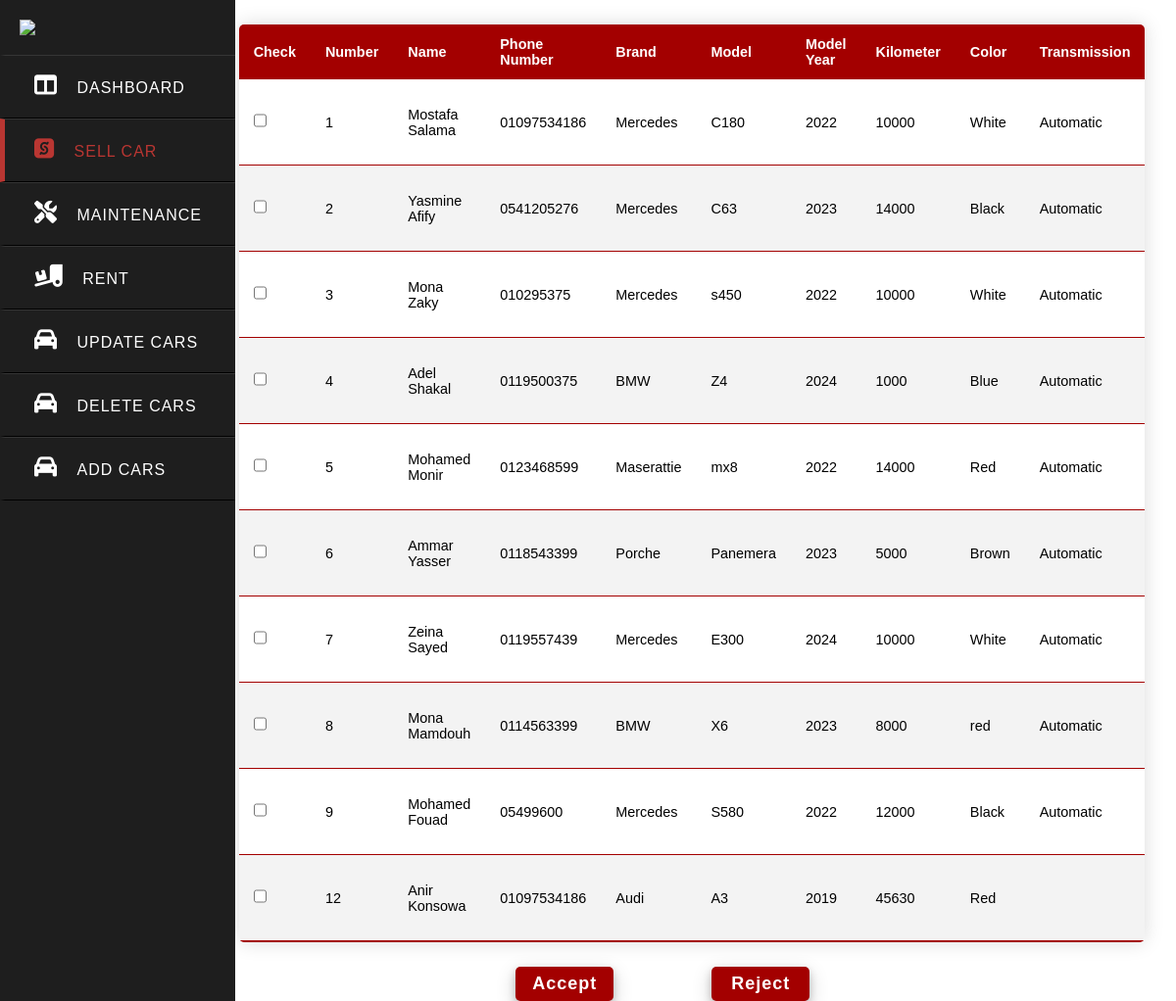
The page /AdminSellCar.php on the database its author committed.
### tables this page shows
CREATE TABLE `sellcar` (
  `sell_ID` int(11) NOT NULL,
  `carBrand` varchar(100) NOT NULL,
  `carModel` varchar(100) NOT NULL,
  `modelYear` varchar(100) NOT NULL,
  `kilometer` varchar(100) NOT NULL,
  `color` varchar(100) NOT NULL,
  `transmission` varchar(100) NOT NULL,
  `customerID` int(100) NOT NULL
);

CREATE TABLE `customer` (
  `customerID` int(11) NOT NULL,
  `phoneNumber` varchar(100) DEFAULT NULL,
  `Email` varchar(100) NOT NULL,
  `FullName` varchar(100) NOT NULL
);

### AdminSellCar.php (the view, shortened to what this page needs)
<!DOCTYPE html>
<head>
    <link rel="stylesheet" href="benz.css">
    <link rel="stylesheet" href="https://cdnjs.cloudflare.com/ajax/libs/font-awesome/6.5.2/css/all.min.css">
</head>
    <body>
        <div class="adminContainerAG">
        <div class="sidebarAG">
           <img class="nav-adminLogoAG" src="images/Macqueen Wheels.png">
            <a href="AdminHome.php">
              <i class="fa-solid fa-table-columns"></i>
              <span>Dashboard</span>
            </a>
            <a href="AdminSellCar.php" class="active">
              <i class="fa-brands fa-sellcast"></i>
              <span>Sell Car</span>
            </a>
            <a href="AdminMaintenance.php">
              <i class="fa-solid fa-screwdriver-wrench"></i>
              <span>Maintenance</span>
            </a>
            <a href="AdminRent.php">
              <i class="fa-solid fa-truck-ramp-box"></i>
              <span>Rent</span>
            </a>
            <a href="UpdateCar.php">
            <i class="fa-solid fa-car"></i>
              <span> Update Cars</span>
            </a>
            <a href="DeleteCar.php">
            <i class="fa-solid fa-car"></i>
              <span>Delete Cars</span>
            </a>
            <a href="AddCar.php">
            <i class="fa-solid fa-car"></i>
              <span>Add Cars</span>
            </a>
          </div>
          <form method="post">
        <div class="tableContainerAG">
        <?php
            include("connection.php");
            $sql = "SELECT s.sell_ID, c.FullName, c.phoneNumber, s.carBrand, s.carModel, s.modelYear, s.kilometer, s.color, s.transmission FROM customer c
                    INNER JOIN sellcar s ON c.customerID = s.customerID";
            $result = mysqli_query($conn, $sql);
            if (!$result) {
                echo "<script>alert('Error retrieving data: " . mysqli_error($conn) . "')</script>";
            } else {
                echo "<table class='content-tableAG'>";
                echo "<thead>
                          <tr>
                          <th>Check</th>
                          <th>Number</th>
                          <th>Name</th>
                          <th>Phone Number</th>
                          <th>Brand</th>
                          <th>Model</th>
                          <th>Model Year</th>
                          <th>Kilometer</th>
                          <th>Color</th>
                          <th>Transmission</th>
                          </tr>
                        </thead>
                        <tbody>";
                        while ($row = mysqli_fetch_assoc($result)) {
                          echo "<tr>";
                          echo "<td><input type='checkbox' class='rowCheckbox' name='selectedRows[]' value='" . $row['sell_ID'] . "'></td>";
                          echo "<td>" . $row['sell_ID'] . "</td>";
                          echo "<td>" . $row['FullName'] . "</td>";
                          echo "<td>" . $row['phoneNumber'] . "</td>";
                          echo "<td>" . $row['carBrand'] . "</td>";
                          echo "<td>" . $row['carModel'] . "</td>";
                          echo "<td>" . $row['modelYear'] . "</td>";
                          echo "<td>" . $row['kilometer'] . "</td>";
                          echo "<td>" . $row['color'] . "</td>";
                          echo "<td>" . $row['transmission'] . "</td>";
                          echo "</tr>";
                      }
                echo "</tbody></table>";
            }
            ?>
        <div class="actionButtonsAG">
            <button id="adminAccept-buttonAG" onclick="acceptSelectedRows()">Accept</button>
            <button type="submit" name="reject" id="adminReject-buttonAG"">Reject</button>
          </div>
        </div>
        </div>
    </body>
</html>

### benz.css (style rules this page uses)
* { margin: 0%; padding: 0%; box-sizing: border-box; font-family: Arial, Helvetica, sans-serif; }
form input { height: 60px; outline: none; border: none; padding: 0 15px; font-size: 16px; font-weight: 400; color: #333; border-radius: 8px; background: #fff; }
.adminContainerAG { display: flex; flex-direction: row; align-content: center; justify-content: center; }
.tableContainerAG { margin-left: 15%; }
.sidebarAG { position: fixed; display: flex; flex-direction: column; align-items: center; width: 240px; max-width: 100%; left: 0; height: 100%; background: #1e1e1e; }
.sidebarAG a { display: block; height: 65px; width: 100%; color: white; line-height: 65px; padding-left: 30px; box-sizing: border-box; border-bottom: 1px solid black; border-top: 1px solid rgba(255,255,255,.1); border-left: 5px solid transparent; transition: all .5s ease; text-decoration: none; }
a.active,a:hover { border-left: 5px solid #b93632; color: #b93632; }
.sidebarAG a i { font-size: 23px; margin-right: 16px; }
.sidebarAG a span { letter-spacing: 1px; text-transform: uppercase; }
.nav-adminLogoAG { width: 200px; margin: 20px; }
.content-tableAG { border-collapse: collapse; margin: 25px 0; font-size: 0.9em; min-width: 400px; border-radius: 5px; overflow: hidden; box-shadow: 0 0 20px rgba(0, 0, 0, 0.15); }
.content-tableAG thead tr { background-color: #a30000; color: #ffffff; text-align: left; font-weight: bold; }
.content-tableAG th, .content-tableAG td { padding: 12px 15px; }
.content-tableAG tbody tr { border-bottom: 1px solid #a30000; }
.content-tableAG tbody tr:nth-of-type(even) { background-color: #f3f3f3; }
.content-tableAG tbody tr:last-of-type { border-bottom: 2px solid #a30000; }
.actionButtonsAG { display: flex; flex-direction: row; justify-content: center; gap: 100px; }
#adminReject-buttonAG,#adminAccept-buttonAG { height: 35px; width: 100px; outline: none; color: white; border: none; font-size: 18px; font-weight: bold; border-radius: 5px; letter-spacing: 1px; background: #a30000; box-shadow: 0 4px 8px 0 rgba(0, 0, 0, 0.2), 0 6px 20px 0 rgba(0, 0, 0, 0.19); }

### rows shown on the page
sellcar: sell_ID "1", customerID.FullName "Mostafa Salama", customerID.phoneNumber "01097534186", carBrand "Mercedes", carModel "C180", modelYear "2022", kilometer "10000", color "White", transmission "Automatic"
sellcar: sell_ID "2", customerID.FullName "Yasmine Afify", customerID.phoneNumber "0541205276", carBrand "Mercedes", carModel "C63", modelYear "2023", kilometer "14000", color "Black", transmission "Automatic"
sellcar: sell_ID "3", customerID.FullName "Mona Zaky", customerID.phoneNumber "010295375", carBrand "Mercedes", carModel "s450", modelYear "2022", kilometer "10000", color "White", transmission "Automatic"
sellcar: sell_ID "4", customerID.FullName "Adel Shakal", customerID.phoneNumber "0119500375", carBrand "BMW", carModel "Z4", modelYear "2024", kilometer "1000", color "Blue", transmission "Automatic"
sellcar: sell_ID "5", customerID.FullName "Mohamed Monir", customerID.phoneNumber "0123468599", carBrand "Maserattie", carModel "mx8", modelYear "2022", kilometer "14000", color "Red", transmission "Automatic"
sellcar: sell_ID "6", customerID.FullName "Ammar Yasser", customerID.phoneNumber "0118543399", carBrand "Porche", carModel "Panemera", modelYear "2023", kilometer "5000", color "Brown", transmission "Automatic"
sellcar: sell_ID "7", customerID.FullName "Zeina Sayed", customerID.phoneNumber "0119557439", carBrand "Mercedes", carModel "E300", modelYear "2024", kilometer "10000", color "White", transmission "Automatic"
sellcar: sell_ID "8", customerID.FullName "Mona Mamdouh", customerID.phoneNumber "0114563399", carBrand "BMW", carModel "X6", modelYear "2023", kilometer "8000", color "red", transmission "Automatic"
sellcar: sell_ID "9", customerID.FullName "Mohamed Fouad", customerID.phoneNumber "05499600", carBrand "Mercedes", carModel "S580", modelYear "2022", kilometer "12000", color "Black", transmission "Automatic"
sellcar: sell_ID "12", customerID.FullName "Anir Konsowa", customerID.phoneNumber "01097534186", carBrand "Audi", carModel "A3", modelYear "2019", kilometer "45630", color "Red"
